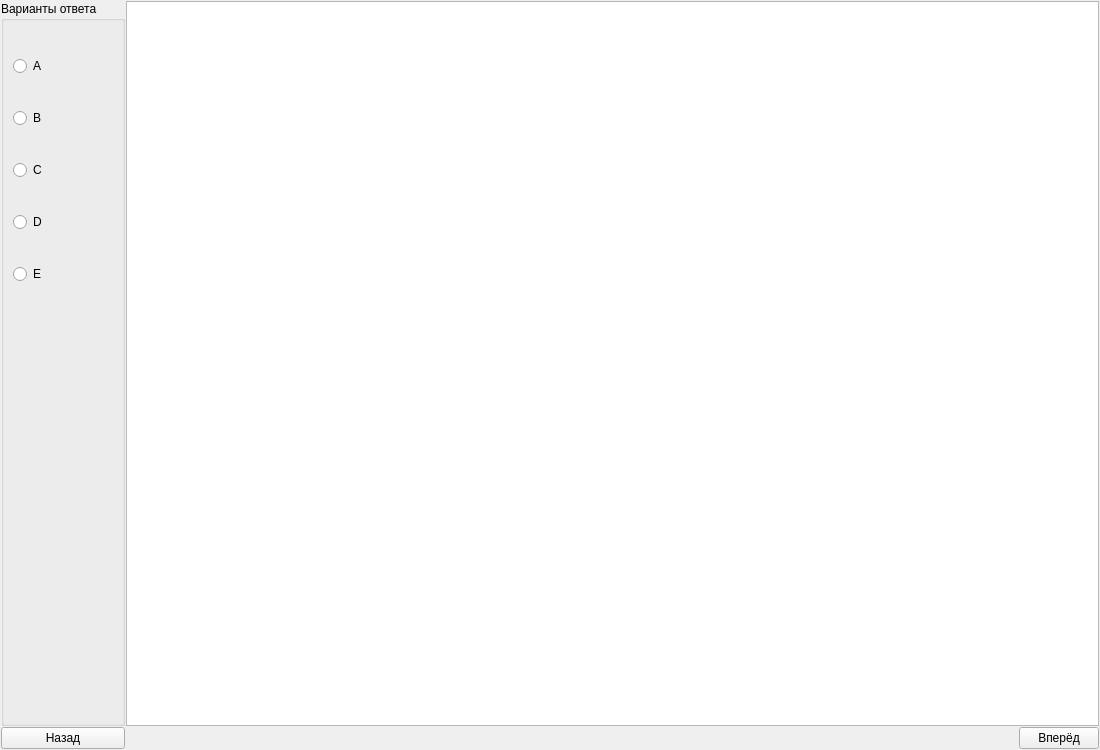
<?xml version="1.0" encoding="UTF-8"?>
<ui version="4.0">
 <class>TestWidgetItem</class>
 <widget class="QWidget" name="TestWidgetItem">
  <property name="geometry">
   <rect>
    <x>0</x>
    <y>0</y>
    <width>1100</width>
    <height>750</height>
   </rect>
  </property>
  <property name="windowTitle">
   <string>Form</string>
  </property>
  <layout class="QGridLayout" name="gridLayout">
   <property name="leftMargin">
    <number>1</number>
   </property>
   <property name="topMargin">
    <number>1</number>
   </property>
   <property name="rightMargin">
    <number>1</number>
   </property>
   <property name="bottomMargin">
    <number>1</number>
   </property>
   <property name="spacing">
    <number>1</number>
   </property>
   <item row="2" column="0">
    <widget class="QPushButton" name="nextButton">
     <property name="text">
      <string>Назад</string>
     </property>
    </widget>
   </item>
   <item row="1" column="2" colspan="2">
    <widget class="QTextBrowser" name="contentBrowser"/>
   </item>
   <item row="2" column="2">
    <spacer name="horizontalSpacer">
     <property name="orientation">
      <enum>Qt::Horizontal</enum>
     </property>
     <property name="sizeHint" stdset="0">
      <size>
       <width>40</width>
       <height>20</height>
      </size>
     </property>
    </spacer>
   </item>
   <item row="2" column="3">
    <widget class="QPushButton" name="backButton">
     <property name="text">
      <string>Вперёд</string>
     </property>
    </widget>
   </item>
   <item row="1" column="0">
    <widget class="QGroupBox" name="groupBox">
     <property name="sizePolicy">
      <sizepolicy hsizetype="Preferred" vsizetype="Preferred">
       <horstretch>0</horstretch>
       <verstretch>0</verstretch>
      </sizepolicy>
     </property>
     <property name="title">
      <string>Варианты ответа</string>
     </property>
     <layout class="QVBoxLayout" name="verticalLayout">
      <item>
       <widget class="QRadioButton" name="A_Button">
        <property name="text">
         <string>A</string>
        </property>
       </widget>
      </item>
      <item>
       <widget class="QRadioButton" name="B_Button">
        <property name="text">
         <string>B</string>
        </property>
       </widget>
      </item>
      <item>
       <widget class="QRadioButton" name="C_Button">
        <property name="text">
         <string>C</string>
        </property>
       </widget>
      </item>
      <item>
       <widget class="QRadioButton" name="D_button">
        <property name="text">
         <string>D</string>
        </property>
       </widget>
      </item>
      <item>
       <widget class="QRadioButton" name="E_button">
        <property name="text">
         <string>E</string>
        </property>
       </widget>
      </item>
      <item>
       <spacer name="verticalSpacer">
        <property name="orientation">
         <enum>Qt::Vertical</enum>
        </property>
        <property name="sizeType">
         <enum>QSizePolicy::Fixed</enum>
        </property>
        <property name="sizeHint" stdset="0">
         <size>
          <width>20</width>
          <height>400</height>
         </size>
        </property>
       </spacer>
      </item>
     </layout>
    </widget>
   </item>
  </layout>
 </widget>
 <resources/>
 <connections/>
</ui>
